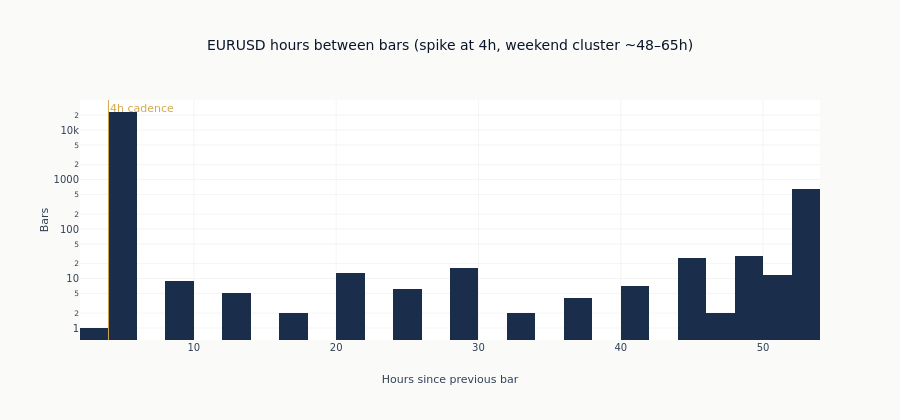

Notebook cell for this chart:
### Markdown cell above
The bar-to-bar gap distribution is the calendar made visible: a dominant spike
at the normal 4-hour cadence, and a second cluster around the weekend close
(Friday evening → Sunday evening). There is nothing in between — FX trades 24/5,
not 24/7, and the ~750 weekend gaps line up with ~15 years of weekends.

### Code cell
gap_hours = eurusd_gaps.drop_nulls("hours_since_prev")["hours_since_prev"].to_list()

fig = go.Figure()
fig.add_trace(
    go.Histogram(
        x=gap_hours,
        xbins=dict(start=0, end=72, size=2),
        marker_color=COLORS["slate"],
    )
)
fig.add_vline(x=4, line_color=COLORS["amber"], line_width=1)
fig.add_annotation(
    x=4,
    y=1,
    xref="x",
    yref="paper",
    text="4h cadence",
    showarrow=False,
    xanchor="left",
    yanchor="top",
    font=dict(color=COLORS["amber"]),
)
fig.update_layout(
    title="EURUSD hours between bars (spike at 4h, weekend cluster ~48–65h)",
    xaxis_title="Hours since previous bar",
    yaxis_title="Bars",
    yaxis_type="log",
    height=420,
)
fig.show()

### Figure 1 — Plotly figure (JSON) as saved in the notebook; plotly's stock layout.template omitted (floating-point values rounded to 4 significant figures; data arrays with more than 128 entries replaced by an {"elided": "..."} marker saying what was removed)
{"data": [{"marker": {"color": "#1a2d4a"}, "type": "histogram", "x": {"elided": "23950 int values"}, "xbins": {"end": 72, "size": 2, "start": 0}}], "layout": {"annotations": [{"font": {"color": "#D4A84B"}, "showarrow": false, "text": "4h cadence", "x": 4, "xanchor": "left", "xref": "x", "y": 1, "yanchor": "top", "yref": "paper"}], "height": 420, "shapes": [{"line": {"color": "#D4A84B", "width": 1}, "type": "line", "x0": 4, "x1": 4, "xref": "x", "y0": 0, "y1": 1, "yref": "y domain"}], "title": {"text": "EURUSD hours between bars (spike at 4h, weekend cluster ~48–65h)"}, "xaxis": {"title": {"text": "Hours since previous bar"}}, "yaxis": {"title": {"text": "Bars"}, "type": "log"}}}
